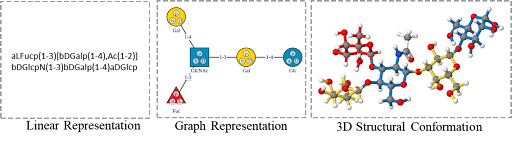
#> input picture figures/figure1_what_is_carbohydrate?/fig1_v3.png, 512 x 142 px
$ jupyter execute helper_func.ipynb
#> lines starting #> are read from the running program, lines starting #| are printed output that depends on the picture
#> further down, im is the input picture: PIL image 512x142 RGBA; mean R, G, B, A 79.1, 77.6, 76.7, 89.2
[cell 1]
import pandas as pd
import numpy as np
import os

[cell 2]
from PIL import Image, ImageChops

def trim(im):
    bg = Image.new(im.mode, im.size, im.getpixel((0,0)))
    diff = ImageChops.difference(im, bg)
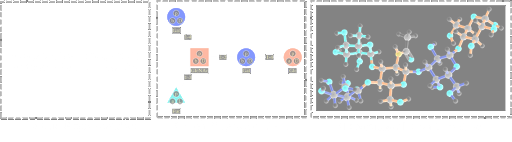
#> diff: PIL image 512x142 RGBA; mean R, G, B, A 175.9, 177.4, 178.3, 123.4; transparent parts drawn white
    diff = ImageChops.add(diff, diff, 2.0, -100)
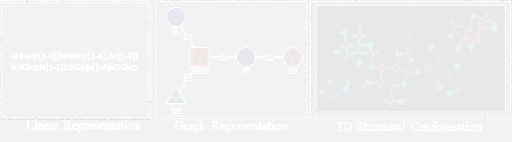
#> diff: PIL image 512x142 RGBA; mean R, G, B, A 103.1, 103.4, 104.3, 26.6; transparent parts drawn white
    bbox = diff.getbbox()
#> bbox = (0, 0, 512, 142)
    bbox = list(bbox)
#> bbox = [0, 0, 512, 142]
    print(bbox)
#| [0, 0, 512, 142]
    bbox[0] -= 10
    bbox[1] -= 2
    bbox[2] += 10
    bbox[3] += 5
    print(bbox)
#| [-10, -2, 522, 147]
    if bbox:
        return im.crop(bbox)
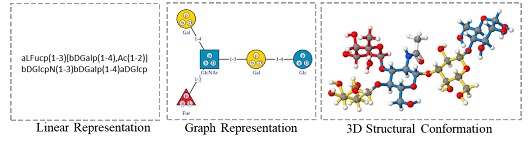
#> returned value: PIL image 532x149 RGBA; mean R, G, B, A 72.5, 71.2, 70.3, 81.8; transparent parts drawn white

# im = Image.open("Jmol.png")
# im = trim(im)
# im.show()

[cell 3]
# im = Image.open("2d_v3.png")
# im = trim(im)
# im.show()

[cell 4]
im = Image.open("fig1_v3.png")
im = trim(im)
im.show()

$ run again, with figures/figure1_what_is_carbohydrate?/Jmol.png copied over figures/figure1_what_is_carbohydrate?/fig1_v3.png
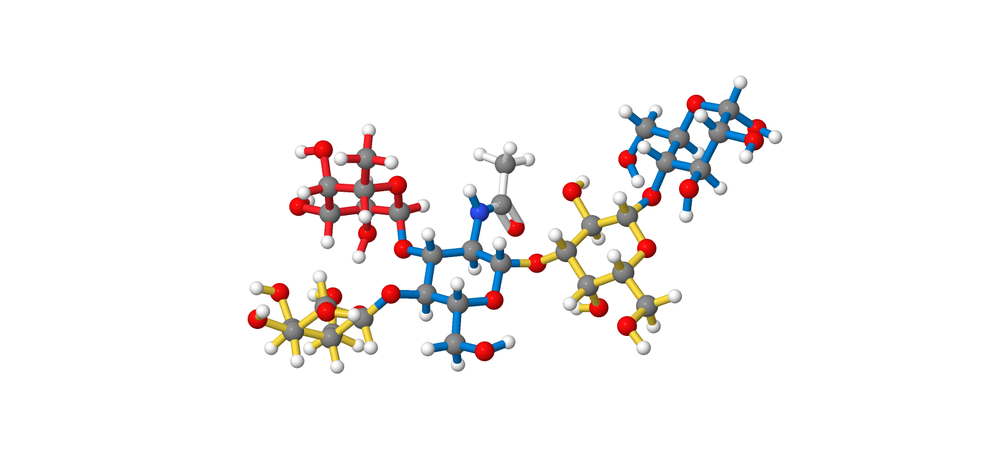
#> input picture figures/figure1_what_is_carbohydrate?/Jmol.png, 1000 x 469 px, shrunk from 1720 x 807 before the run
#> im is the input picture: PIL image 1000x469 RGB; mean R, G, B 246.7, 244.4, 244.1
#> bg: PIL image 1000x469 RGB; every value is 255
#> in trim, `diff = ImageChops.add(diff, diff, 2.0, -100)`:
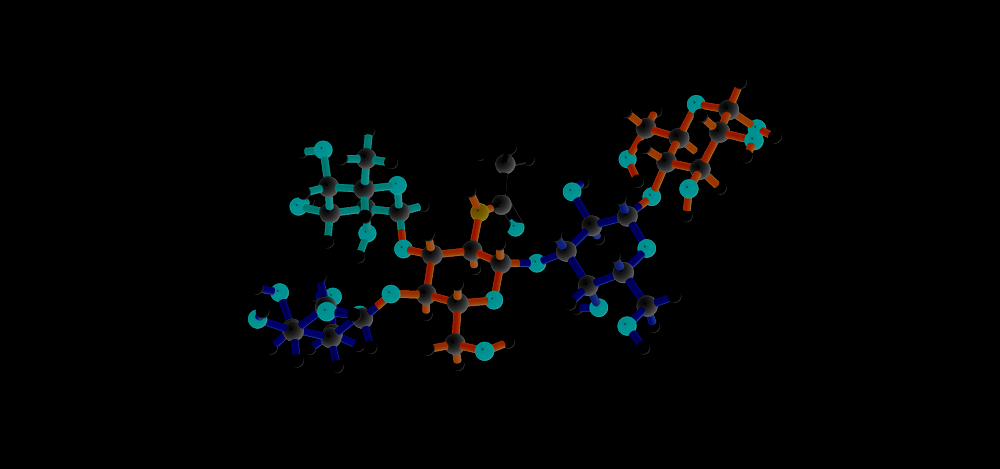
#> diff: PIL image 1000x469 RGB; mean R, G, B 2.7, 3.9, 4.2
#> in trim, `bbox = diff.getbbox()`: bbox = (248, 80, 782, 373)
#> in trim, `bbox = list(bbox)`: bbox = [248, 80, 782, 373]
#| [248, 80, 782, 373]
#| [238, 78, 792, 378]
#> in trim, `return im.crop(bbox)`:
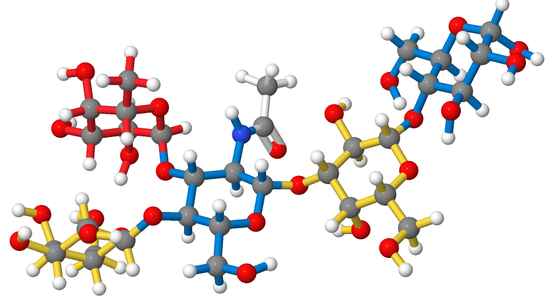
#> returned value: PIL image 554x300 RGB; mean R, G, B 231.7, 225.2, 224.3

$ run again, with figures/figure1_what_is_carbohydrate?/2d_v3.png copied over figures/figure1_what_is_carbohydrate?/fig1_v3.png
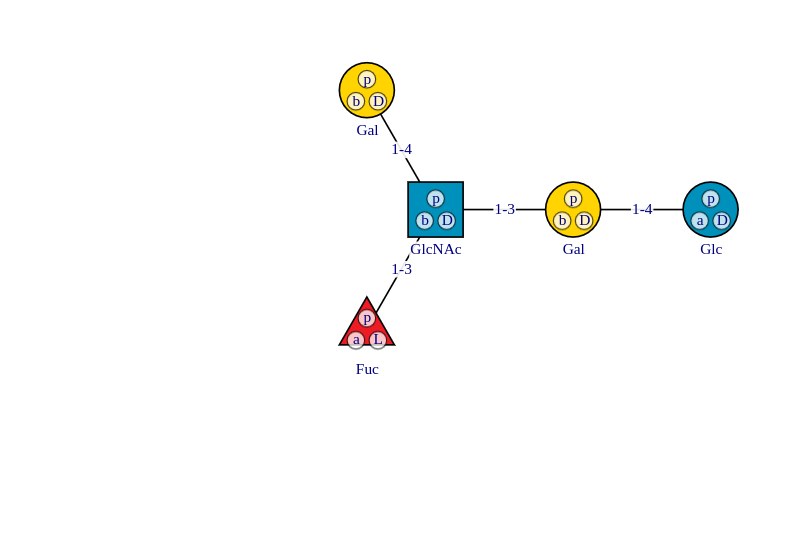
#> input picture figures/figure1_what_is_carbohydrate?/2d_v3.png, 793 x 534 px
#> im is the input picture: PIL image 793x534 RGBA; mean R, G, B, A 5.8, 6.4, 5.5, 9.8
#> bg: PIL image 793x534 RGBA; every value is 0
#> in trim, `diff = ImageChops.add(diff, diff, 2.0, -100)`:
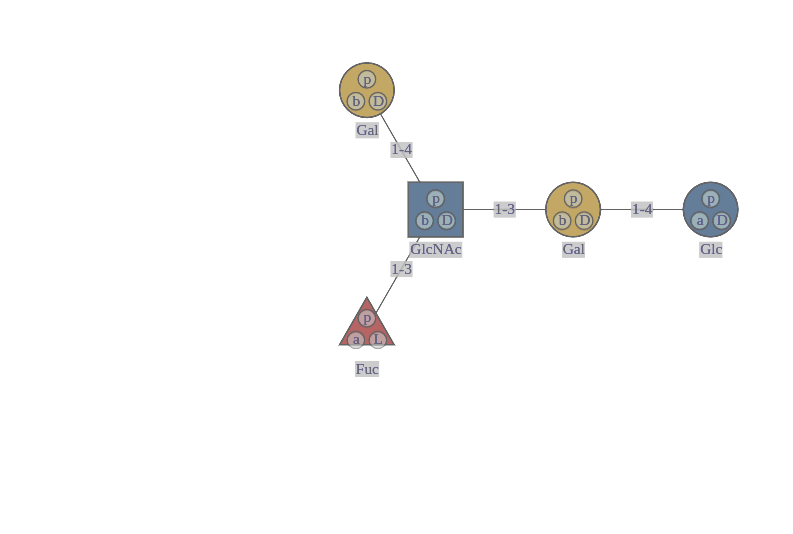
#> diff: PIL image 793x534 RGBA; mean R, G, B, A 3.2, 3, 2.8, 5.7; transparent parts drawn white
#> in trim, `bbox = diff.getbbox()`: bbox = (338, 62, 739, 377)
#> in trim, `bbox = list(bbox)`: bbox = [338, 62, 739, 377]
#| [338, 62, 739, 377]
#| [328, 60, 749, 382]
#> in trim, `return im.crop(bbox)`:
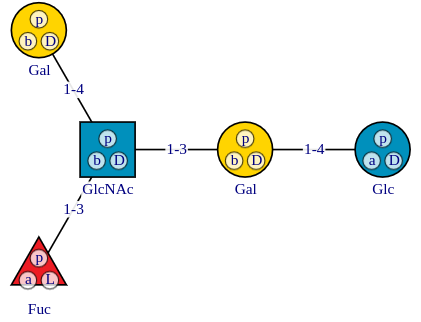
#> returned value: PIL image 421x322 RGBA; mean R, G, B, A 18, 20, 17.2, 30.6; transparent parts drawn white

$ run again, with figures/figure1_what_is_carbohydrate?/fig1_v1.png copied over figures/figure1_what_is_carbohydrate?/fig1_v3.png
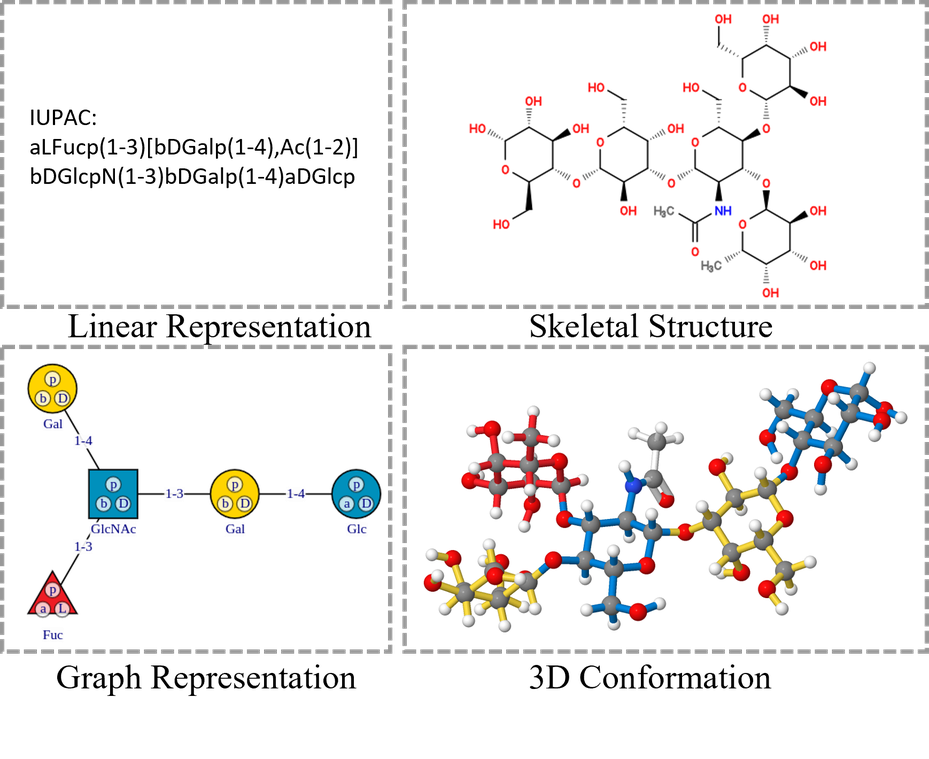
#> input picture figures/figure1_what_is_carbohydrate?/fig1_v1.png, 929 x 759 px, shrunk from 1738 x 1420 before the run
#> im is the input picture: PIL image 929x759 RGBA; mean R, G, B, A 95.5, 94, 93.5, 103.7
#> in trim, `diff = ImageChops.add(diff, diff, 2.0, -100)`:
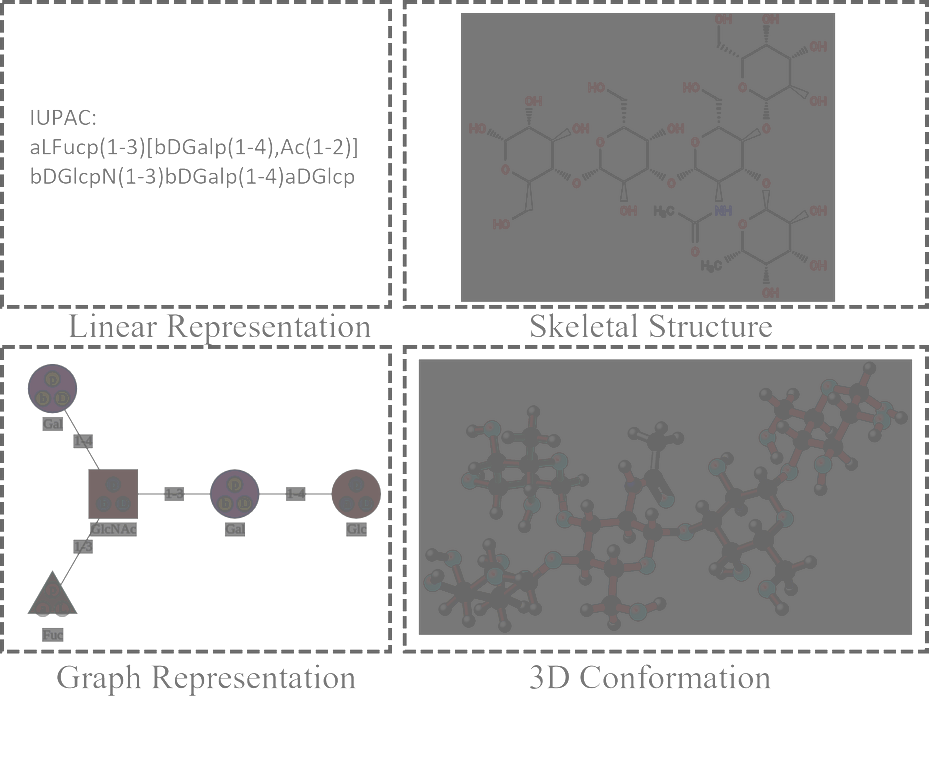
#> diff: PIL image 929x759 RGBA; mean R, G, B, A 24.7, 24.3, 24.4, 60.1; transparent parts drawn white
#> in trim, `bbox = diff.getbbox()`: bbox = (0, 0, 929, 696)
#> in trim, `bbox = list(bbox)`: bbox = [0, 0, 929, 696]
#| [0, 0, 929, 696]
#| [-10, -2, 939, 701]
#> in trim, `return im.crop(bbox)`:
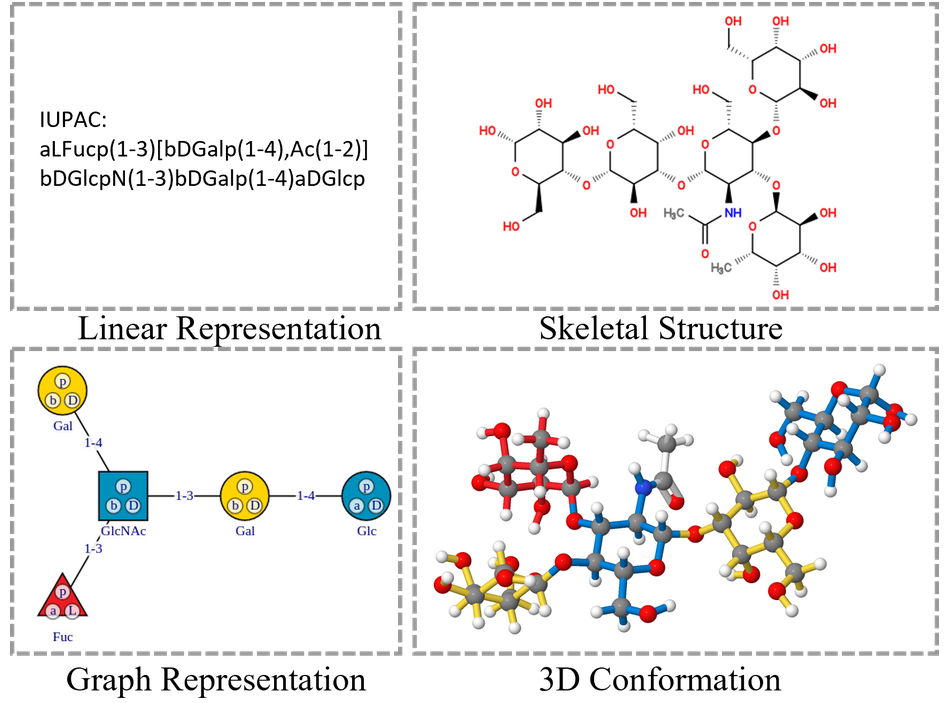
#> returned value: PIL image 949x703 RGBA; mean R, G, B, A 100.9, 99.4, 98.8, 109.6; transparent parts drawn white
